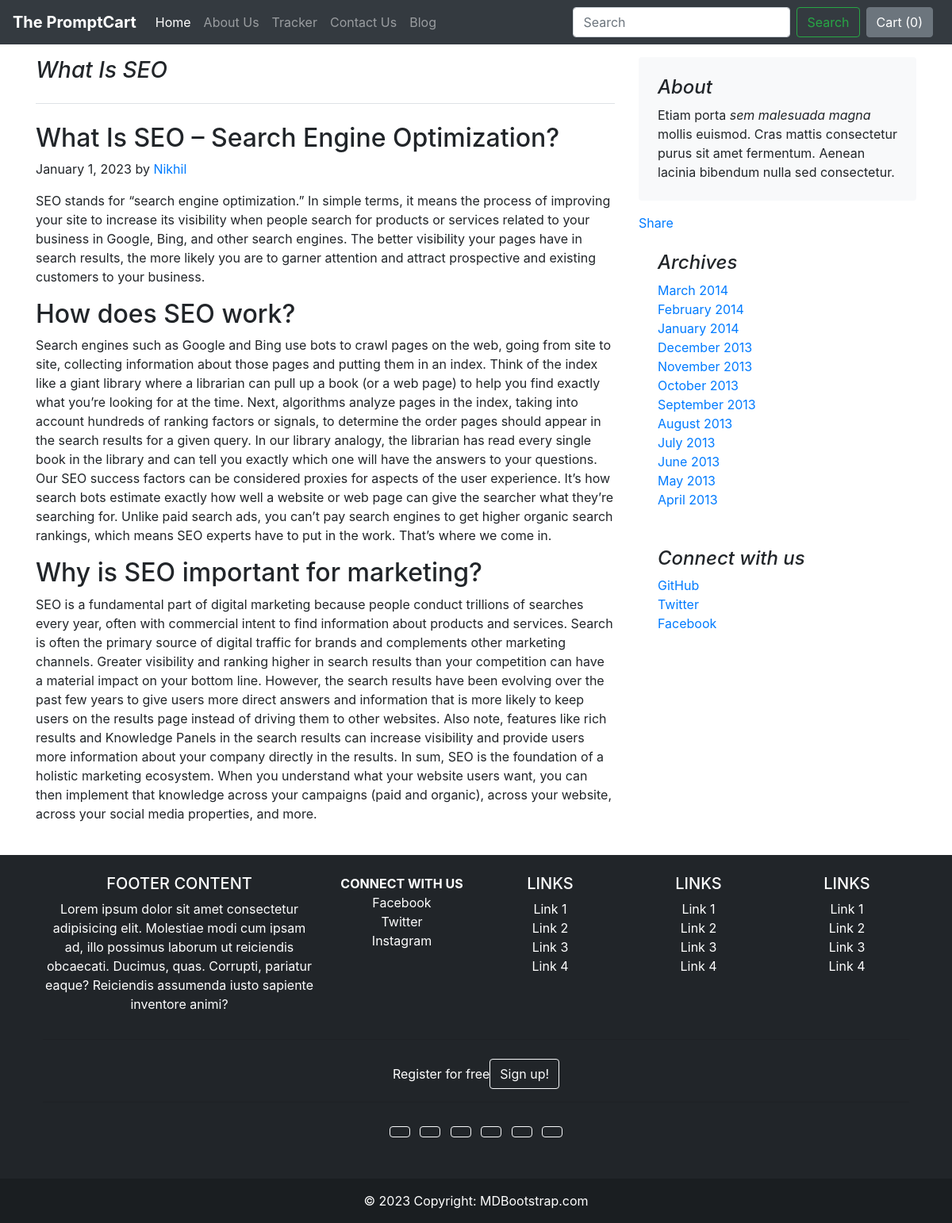
The app's page /blog/blogpost/3 with its own data.
### blog/models.py (models this page shows)
class Blogpost(models.Model):
    post_id = models.AutoField(primary_key=True)
    title = models.CharField(max_length=200)
    head0 = models.CharField(max_length=500, default="")
    chead0 = models.CharField(max_length=5000, default="")
    head1 = models.CharField(max_length=500, default="")
    chead1 = models.CharField(max_length=5000, default="")
    head2 = models.CharField(max_length=500, default="")
    chead2 = models.CharField(max_length=5000, default="")
    pub_date = models.DateField()
    thumbnail = models.ImageField(upload_to='shop/images', default="")
    def __str__(self):
        return self.title

### blog/views.py (the view)
# urls.py: path("blogpost/<int:id>", views.blogpost, name="blogHome")
def blogpost(request, id):
    post = Blogpost.objects.filter(post_id = id)[0]
    print(post)
    return render(request, 'blog/blogpost.html',
                  {'post':post})

### blog/templates/blog/blogpost.html (shortened to what this page needs)
{% extends 'blog/basic.html' %}
{% block body %}
<div class="container mt-3">
  <div class="row">
    <div class="col-md-8 blog-main">
      <h3 class="pb-4 mb-4 font-italic border-bottom">
        {{post.title}}
      </h3>
      <div class="blog-post">
        <h2 class="blog-post-title">{{post.head0}}</h2>
        <p class="blog-post-meta">January 1, 2023 by <a href="#">Nikhil</a></p>
                <p>{{post.chead0}}</p>
                <h2>{{post.head1}}</h2>
                <p>{{post.chead1}}</p>
                <h2>{{post.head2}}</h2>
                <p>{{post.chead2}}</p>
            </div>
    </div>
    <aside class="col-md-4 blog-sidebar">
      <div class="p-4 mb-3 bg-light rounded">
        <h4 class="font-italic">About</h4>
        <p class="mb-0">Etiam porta <em>sem malesuada magna</em> mollis euismod. Cras mattis consectetur purus sit amet fermentum. Aenean lacinia bibendum nulla sed consectetur.</p>
      </div>
      <div class="fb-share-button" data-href="http://127.0.0.1:8000/blog/blogpost/3" data-layout="button" data-size="large"><a target="_blank" href="https://www.facebook.com/sharer/sharer.php?u=http%3A%2F%2F127.0.0.1%3A8000%2Fblog%2Fblogpost%2F3&amp;src=sdkpreparse" class="fb-xfbml-parse-ignore">Share</a></div>
      <div class="p-4">
        <h4 class="font-italic">Archives</h4>
        <ol class="list-unstyled mb-0">
          <li><a href="#">March 2014</a></li>
          <li><a href="#">February 2014</a></li>
          <li><a href="#">January 2014</a></li>
          <li><a href="#">December 2013</a></li>
          <li><a href="#">November 2013</a></li>
          <li><a href="#">October 2013</a></li>
          <li><a href="#">September 2013</a></li>
          <li><a href="#">August 2013</a></li>
          <li><a href="#">July 2013</a></li>
          <li><a href="#">June 2013</a></li>
          <li><a href="#">May 2013</a></li>
          <li><a href="#">April 2013</a></li>
        </ol>
      </div>
      <div class="p-4">
        <h4 class="font-italic">Connect with us</h4>
        <ol class="list-unstyled">
          <li><a href="#">GitHub</a></li>
          <li><a href="#">Twitter</a></li>
          <li><a href="#">Facebook</a></li>
        </ol>
      </div>
    </aside>
  </div>
</div>
{% endblock %}

### records on screen
Blogpost: title "What Is SEO", head0 "What Is SEO – Search Engine Optimization?", chead0 "SEO stands for “search engine optimization.” In simple terms, it means the process of improving your site to increase its visibility when people search for products or services related to your business in Google, Bing, and other search engines. The better visibility your pages have in search results, the more likely you are to garner attention and attract prospective and existing customers to your business.", head1 "How does SEO work?", chead1 "Search engines such as Google and Bing use bots to crawl pages on the web, going from site to site, collecting information about those pages and putting them in an index. Think of the index like a giant library where a librarian can pull up a book (or a web page) to help you find exactly what you’re looking for at the time. Next, algorithms analyze pages in the index, taking into account hundreds of ranking factors or signals, to determine the order pages should appear in the search results for a given query. In our library analogy, the librarian has read every single book in the library and can tell you exactly which one will have the answers to your questions. Our SEO success factors can…", head2 "Why is SEO important for marketing?", chead2 "SEO is a fundamental part of digital marketing because people conduct trillions of searches every year, often with commercial intent to find information about products and services. Search is often the primary source of digital traffic for brands and complements other marketing channels. Greater visibility and ranking higher in search results than your competition can have a material impact on your bottom line. However, the search results have been evolving over the past few years to give users more direct answers and information that is more likely to keep users on the results page instead of driving them to other websites. Also note, features like rich results and Knowledge Panels in the…"
